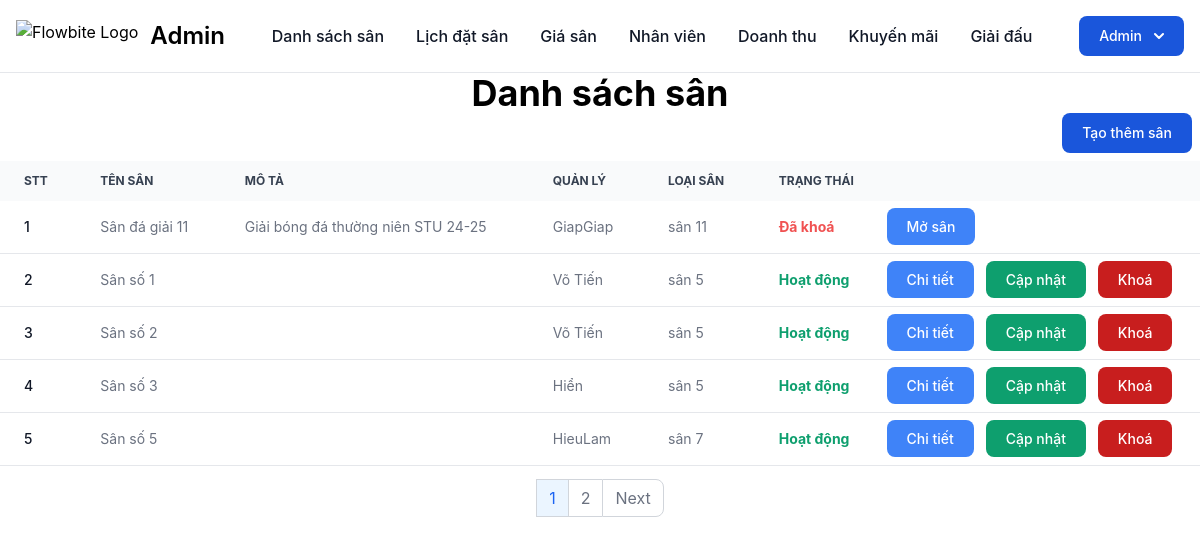
The page /admin/index.php (signed in) on the database its author committed.
### tables this page shows
CREATE TABLE IF NOT EXISTS `pitch` (
  `id` int(11) NOT NULL AUTO_INCREMENT,
  `name` varchar(255) NOT NULL,
  `deleted` tinyint(1) DEFAULT '0',
  `description` text,
  `manager_id` int(11) NOT NULL,
  `type_id` int(11) NOT NULL,
  PRIMARY KEY (`id`),
  KEY `pitch_manager_id_fk` (`manager_id`),
  KEY `pitch_type_id_fk` (`type_id`)
);

CREATE TABLE IF NOT EXISTS `manager` (
  `id` int(11) NOT NULL AUTO_INCREMENT,
  `name` varchar(255) NOT NULL,
  `phone` varchar(15) NOT NULL,
  `user_id` int(11) NOT NULL,
  PRIMARY KEY (`id`),
  KEY `manager_user_id_fk` (`user_id`)
);

CREATE TABLE IF NOT EXISTS `type` (
  `id` int(11) NOT NULL AUTO_INCREMENT,
  `name` varchar(255) NOT NULL,
  PRIMARY KEY (`id`)
);

### Classes/Db.class.php (called while the page is built, shortened)
<?php
class Db
{
	private $dbh = null;
	public function __construct()
	{
		$driver = "mysql:host=" . HOST . "; dbname=" . DB_NAME;
		try {
			$this->dbh = new PDO($driver, DB_USER, DB_PASS);
			$this->dbh->query("set names 'utf8' ");
		} catch (PDOException $e) {
			echo 'có lỗi xảy ra';
			exit();
		}
	}
	private function query($sql, $arr = array(), $mode = PDO::FETCH_ASSOC)
	{
		$stm = $this->dbh->prepare($sql);
		if (!$stm->execute($arr)) {
			echo "Sql lỗi.";
			exit;
		}
		return $stm->fetchAll($mode);
	}
	public function select($sql,  $arr = array(), $mode = PDO::FETCH_ASSOC)
	{
		return $this->query($sql, $arr, $mode);
	}
}

### Classes/Admin.class.php (the view, shortened to what this page needs)
<?php
class Admin extends DB
{
    public function filterPage()
    {
        if ($_SERVER['REQUEST_METHOD'] == 'GET') {
            $url = $_GET['url'] ?? "pitch";
            switch ($url) {
                case 'pitch':
                    $this->getAllPitch();
                    break;
            }
        }
    }
    public function getAllPitch()
    {
        $page = isset($_GET['page']) ? $_GET['page'] : 1;
        $records_per_page = 5;
        $offset = ($page - 1) * $records_per_page;
        $total_query = "SELECT COUNT(*) as total FROM pitch";
        $total_result = $this->select($total_query);
        $total_records = $total_result[0]['total'];
        $total_pages = ceil($total_records / $records_per_page);
        $query = "SELECT pitch.id as pitch_id, pitch.name as pitch_name, type.name as type_name, manager.name as mana_name, description, deleted FROM pitch
                    join type on pitch.type_id = type.id
                    join manager on pitch.manager_id = manager.id
                    ORDER BY pitch_id
                    LIMIT $offset, $records_per_page";
        $result = $this->select($query);
        echo '
        <div>
            <h2 class=" text-4xl font-bold text-center">Danh sách sân</h2>
            </div>
            <div class="flex justify-end">
            <a href="Create_pitch.php" class=" text-white bg-blue-700 hover:bg-blue-800 focus:ring-4 focus:ring-blue-300 font-medium rounded-lg text-sm px-5 py-2.5 me-2 mb-2 dark:bg-blue-600 dark:hover:bg-blue-700 focus:outline-none dark:focus:ring-blue-800">Tạo thêm sân </a>
            </div>
            <div class=" overflow-x-auto">
            <table class="w-full text-sm text-left rtl:text-right text-gray-500 dark:text-gray-400">
                <thead class="text-xs text-gray-700 uppercase bg-gray-50 dark:bg-gray-700 dark:text-gray-400">
                    <tr>
                        <th scope="col" class="px-6 py-3">
                            STT
                        </th>
                        <th scope="col" class="px-6 py-3">
                            Tên sân
                        </th>
                        <th scope="col" class="px-6 py-3">
                            Mô tả
                        </th>
                        <th scope="col" class="px-6 py-3">
                            Quản lý
                        </th>
                        <th scope="col" class="px-6 py-3">
                            Loại sân
                        </th>
                        <th scope="col" class="px-6 py-3">
                            Trạng thái
                        </th>
                        <th scope="col" class="px-6 py-3">
                        </th>
                    </tr>
                </thead>
                <tbody>';
        $index = $offset + 1;
        foreach ($result as $team) {
            echo ' <tr class="bg-white border-b dark:bg-gray-800 dark:border-gray-700">
                    <th scope="row" class="px-6 py-4 font-medium text-gray-900 whitespace-nowrap dark:text-white">
                    ' . $index++ . '
                    </th>
                    <td class="px-6 py-4">
                    ' . $team['pitch_name'] . '
                    </td>
                    <td class="px-6 py-4">
                    ' . $team['description'] . '
                    </td>
                    <td class="px-6 py-4">
                    ' . $team['mana_name'] . '
                    </td>
                    <td class="px-6 py-4">
                    ' . $team['type_name'] . '
                    </td>
                    <td class="px-6 py-4">
                    ';
            if ($team['deleted'] == 0) {
                echo '<div class="text-green-500 font-bold">Hoạt động</div>';
            } else {
                echo '<div class="text-red-500 font-bold">Đã khoá</div>';
            }
            echo '
                    </td>
                    <td class="px-1-py-4">';
            if ($team['deleted'] == 0) {
                echo '
                        <a href="detail_pitch.php?pitch=' . $team['pitch_id'] . '&page='.$page.'" class="focus:outline-none text-white bg-blue-500 hover:bg-blue-800 focus:ring-4 focus:ring-blue-300 font-medium rounded-lg text-sm px-5 py-2.5 me-2 mb-2 dark:bg-blue-600 dark:hover:bg-blue-500 dark:focus:ring-blue-500">Chi tiết</a>
                        <a href="update_pitch.php?pitch=' . $team['pitch_id'] . '" class="focus:outline-none text-white bg-green-500 hover:bg-green-800 focus:ring-4 focus:ring-green-300 font-medium rounded-lg text-sm px-5 py-2.5 me-2 mb-2 dark:bg-green-600 dark:hover:bg-green-500 dark:focus:ring-green-500">Cập nhật</a>
                        <a href="delete_pitch.php?pitch=' . $team['pitch_id'] . '" class="focus:outline-none text-white bg-red-700 hover:bg-red-800 focus:ring-4 focus:ring-red-300 font-medium rounded-lg text-sm px-5 py-2.5 me-2 mb-2 dark:bg-red-600 dark:hover:bg-red-700 dark:focus:ring-red-900">Khoá</a>
                    ';
            } else {
                echo '<a href="open_pitch.php?pitch=' . $team['pitch_id'] . '" class="focus:outline-none text-white bg-blue-500 hover:bg-blue-800 focus:ring-4 focus:ring-blue-300 font-medium rounded-lg text-sm px-5 py-2.5 me-2 mb-2 dark:bg-blue-600 dark:hover:bg-blue-500 dark:focus:ring-blue-500">Mở sân</a> ';
            }
            echo ' </td>
                    </tr>';
        }
        echo '</tbody>
                    </table>
        </div>
        ';
        echo '<div class="flex justify-center mt-5">';
        echo '<nav aria-label="Page navigation example">';
        echo '<ul class="inline-flex items-center -space-x-px">';
        for ($i = 1; $i <= $total_pages; $i++) {
            if ($i == $page) {
                echo '<li><a href="index.php?url=pitch&page=' . $i . '" class="px-3 py-2 leading-tight text-blue-600 bg-blue-50 border border-gray-300 hover:bg-blue-100 hover:text-blue-700 dark:border-gray-700 dark:bg-gray-700 dark:text-white">' . $i . '</a></li>';
            } else {
                echo '<li><a href="index.php?url=pitch&page=' . $i . '" class="px-3 py-2 leading-tight text-gray-500 bg-white border border-gray-300 hover:bg-gray-100 hover:text-gray-700 dark:bg-gray-800 dark:border-gray-700 dark:text-gray-400 dark:hover:bg-gray-700 dark:hover:text-white">' . $i . '</a></li>';
            }
        }
        if ($page < $total_pages) {
            echo '<li><a href="index.php?url=pitch&page=' . ($page + 1) . '" class="px-3 py-2 leading-tight text-gray-500 bg-white border border-gray-300 rounded-r-lg hover:bg-gray-100 hover:text-gray-700 dark:bg-gray-800 dark:border-gray-700 dark:text-gray-400 dark:hover:bg-gray-700 dark:hover:text-white">Next</a></li>';
        }
        echo '</ul>';
        echo '</nav>';
        echo '</div>';
    }
}

### rows shown on the page
pitch: name "Sân đá giải 11", description "Giải bóng đá thường niên STU 24-25", manager.name "GiapGiap", type.name "sân 11", deleted "Đã khoá"
pitch: name "Sân số 1", manager.name "Võ Tiến", type.name "sân 5", deleted "Hoạt động"
pitch: name "Sân số 2", manager.name "Võ Tiến", type.name "sân 5", deleted "Hoạt động"
pitch: name "Sân số 3", manager.name "Hiển", type.name "sân 5", deleted "Hoạt động"
pitch: name "Sân số 5", manager.name "HieuLam", type.name "sân 7", deleted "Hoạt động"
